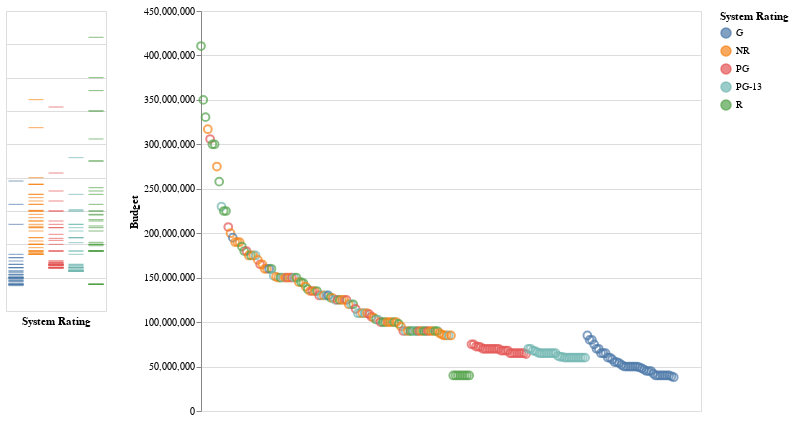

This figure's notebook cell:
### Code cell
brush= alt.selection(type='interval')
base = alt.Chart(dataframe2).add_selection(brush)

points1=base.mark_point(size=60).encode(
       y=alt.Y('Budget',title='Budget'),
       x = alt.X('range',title='',axis=None),
       tooltip=['Name','System Rating','Budget of Movie'],
       color=alt.condition(brush,'System Rating',alt.value('grey'))).properties(height=400,width=500)

tick_axis=alt.Axis(labels=False,domain=False,ticks=False)

y_ticks=base.mark_tick().encode(
    alt.X('System Rating',axis=tick_axis),
    alt.Y('Budget',axis=tick_axis,title=''),
    tooltip = ['Name','System Rating','Budget of Movie'],
    color=alt.condition(brush,'System Rating',alt.value('lightgrey')))
y_ticks|points1

### Figure 1 — Vega-Lite specification as saved in the notebook (floating-point values rounded to 4 significant figures; data arrays with more than 128 entries replaced by an {"elided": "..."} marker saying what was removed)
{"config": {"view": {"continuousWidth": 400, "continuousHeight": 300}}, "hconcat": [{"mark": "tick", "encoding": {"color": {"condition": {"type": "nominal", "field": "System Rating", "selection": "selector044"}, "value": "lightgrey"}, "tooltip": [{"type": "nominal", "field": "Name"}, {"type": "nominal", "field": "System Rating"}, {"type": "nominal", "field": "Budget of Movie"}], "x": {"type": "nominal", "axis": {"domain": false, "labels": false, "ticks": false}, "field": "System Rating"}, "y": {"type": "quantitative", "axis": {"domain": false, "labels": false, "ticks": false}, "field": "Budget", "title": ""}}, "selection": {"selector044": {"type": "interval"}}}, {"mark": {"type": "point", "size": 60}, "encoding": {"color": {"condition": {"type": "nominal", "field": "System Rating", "selection": "selector044"}, "value": "grey"}, "tooltip": [{"type": "nominal", "field": "Name"}, {"type": "nominal", "field": "System Rating"}, {"type": "nominal", "field": "Budget of Movie"}], "x": {"type": "quantitative", "axis": null, "field": "range", "title": ""}, "y": {"type": "quantitative", "field": "Budget", "title": "Budget"}}, "height": 400, "selection": {"selector044": {"type": "interval"}}, "width": 500}], "data": {"name": "data-122c49449ba16ec13579adb441e7cd4c"}, "$schema": "https://vega.github.io/schema/vega-lite/v4.8.1.json", "datasets": {"data-122c49449ba16ec13579adb441e7cd4c": {"elided": "209 records"}}}
